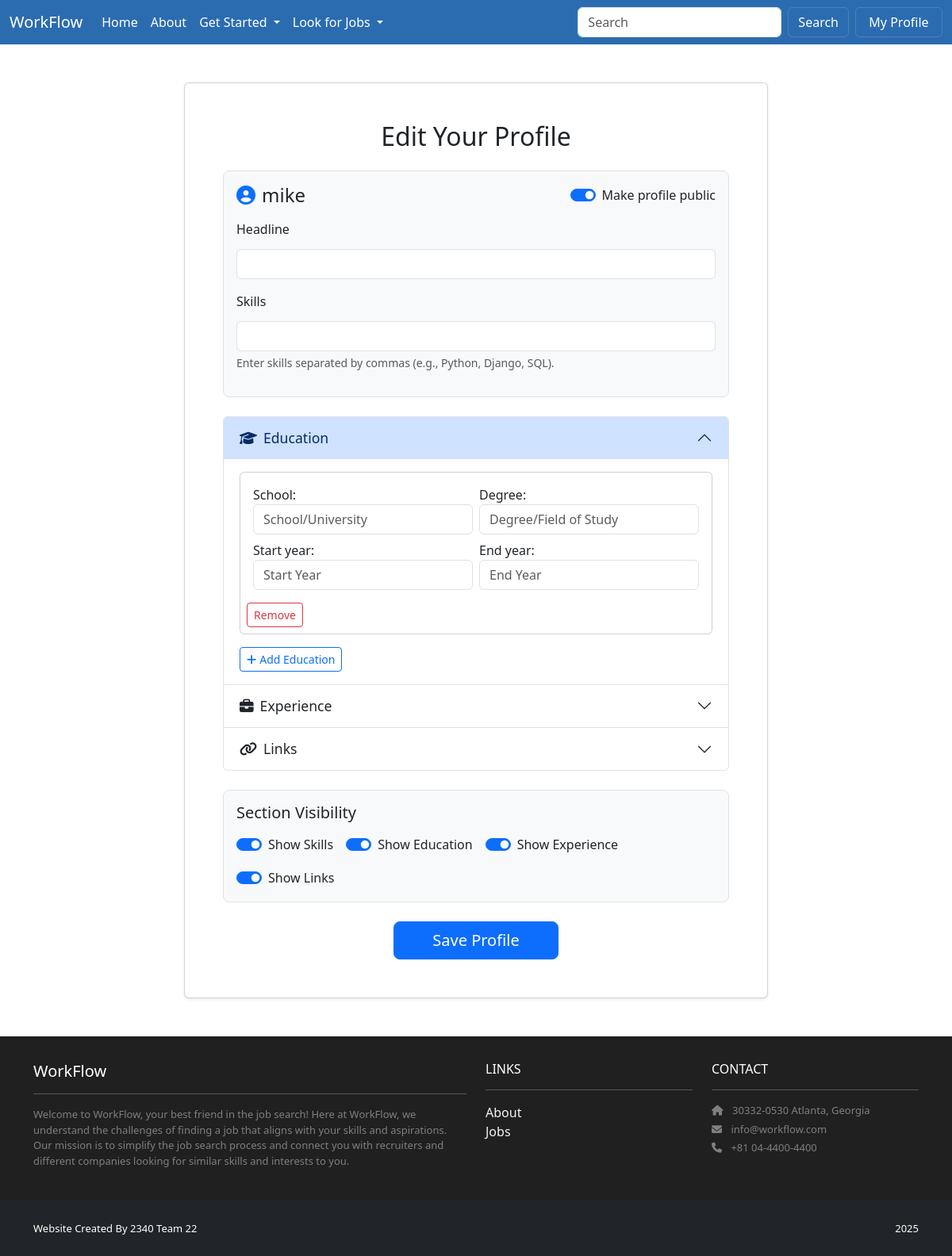
Screenshot of /profiles/me/edit/ (signed in) with the database file from the repository.
### accounts/models.py (models this page shows, shortened)
class CustomUser(AbstractUser):
    class Roles(models.TextChoices):
        SEEKER = 'SEEKER', 'Seeker'
        RECRUITER = 'RECRUITER', 'Recruiter'
    role = models.CharField(max_length=10, choices=Roles.choices)

### profiles/models.py (models this page shows, shortened)
class Profile(models.Model):
    user = models.OneToOneField(User, on_delete=models.CASCADE, related_name='profile')
    headline = models.CharField(max_length=255, blank=True)
    skills = models.TextField(blank=True, help_text='Comma-separated skills')
    is_public = models.BooleanField(default=True)
    show_skills = models.BooleanField(default=True)
    show_education = models.BooleanField(default=True)
    show_experience = models.BooleanField(default=True)
    show_links = models.BooleanField(default=True)

### profiles/views.py (the view)
# urls.py: path('me/edit/', views.profile_edit, name='edit'),
@login_required
def profile_edit(request):
    profile, created = Profile.objects.get_or_create(user=request.user)
    if request.method == 'POST':
        form = ProfileForm(request.POST, instance=profile)
        edu_fs = EducationFormSet(request.POST, instance=profile)
        exp_fs = ExperienceFormSet(request.POST, instance=profile)
        link_fs = LinkFormSet(request.POST, instance=profile)
        if form.is_valid() and edu_fs.is_valid() and exp_fs.is_valid() and link_fs.is_valid():
            form.save()
            edu_fs.save()
            exp_fs.save()
            link_fs.save()
            return redirect('profiles:detail', username=request.user.username)
    else:
        form = ProfileForm(instance=profile)
        edu_fs = EducationFormSet(instance=profile)
        exp_fs = ExperienceFormSet(instance=profile)
        link_fs = LinkFormSet(instance=profile)
    return render(request, 'profiles/profile_form.html', {'form': form, 'edu_fs': edu_fs, 'exp_fs': exp_fs, 'link_fs': link_fs})

### profiles/forms.py
class ProfileForm(forms.ModelForm):
    class Meta:
        model = Profile
        fields = ['headline', 'skills', 'is_public', 'show_skills', 'show_education', 'show_experience', 'show_links']
        widgets = {
            'headline': forms.TextInput(attrs={'class': 'form-control'}),
            'skills': forms.TextInput(attrs={'class': 'form-control'}),
            'is_public': forms.CheckboxInput(attrs={'class': 'form-check-input'}),
            'show_skills': forms.CheckboxInput(attrs={'class': 'form-check-input'}),
            'show_education': forms.CheckboxInput(attrs={'class': 'form-check-input'}),
            'show_experience': forms.CheckboxInput(attrs={'class': 'form-check-input'}),
            'show_links': forms.CheckboxInput(attrs={'class': 'form-check-input'}),
        }

### profiles/templates/profiles/profile_form.html (shortened to what this page needs)
{% extends 'base.html' %}
{% load static %}
{% block content %}
<div class="container my-5">
  <div class="row justify-content-center">
    <div class="col-lg-10 col-xl-8">
      <div class="card shadow-sm">
        <div class="card-body p-4 p-md-5">
          <h2 class="card-title text-center mb-4">Edit Your Profile</h2>
          <form method="post" id="profile-form">
            <div class="p-3 mb-4 bg-light rounded-3 border">
              <div class="d-flex justify-content-between align-items-center mb-3">
                <h4 class="mb-0">
                  <i class="fas fa-user-circle me-2 text-primary"></i>{{ request.user.username }}
                </h4>
                <div class="form-check form-switch">
                  {{ form.is_public }}
                  <label class="form-check-label" for="{{ form.is_public.id_for_label }}">Make profile public</label>
                </div>
              </div>
              <div class="mb-3">
                <label for="{{ form.headline.id_for_label }}" class="form-label">Headline</label>
                {{ form.headline }}
              </div>
              <div class="mb-3">
                <label for="{{ form.skills.id_for_label }}" class="form-label">Skills</label>
                {{ form.skills }}
                <div class="form-text">Enter skills separated by commas (e.g., Python, Django, SQL).</div>
              </div>
            </div>
            <div class="accordion" id="profile-formsets">
              <div class="accordion-item">
                <h2 class="accordion-header" id="heading-edu">
                  <button class="accordion-button" type="button" data-bs-toggle="collapse" data-bs-target="#collapse-edu" aria-expanded="true" aria-controls="collapse-edu">
                    <i class="fas fa-graduation-cap me-2"></i>Education
                  </button>
                </h2>
                <div id="collapse-edu" class="accordion-collapse collapse show" aria-labelledby="heading-edu">
                  <div class="accordion-body">
                    <div id="educations">
                      {% for form in edu_fs %}
                        <div class="formset-row card mb-3">
                          <div class="card-body">
                            <div class="row g-2">
                              <div class="col-md-6">{{ form.school.label_tag }} {{ form.school }}</div>
                              <div class="col-md-6">{{ form.degree.label_tag }} {{ form.degree }}</div>
                              <div class="col-md-6">{{ form.start_year.label_tag }} {{ form.start_year }}</div>
                              <div class="col-md-6">{{ form.end_year.label_tag }} {{ form.end_year }}</div>
                            </div>
                            <button type="button" class="btn btn-sm btn-outline-danger mt-2 remove-row">Remove</button>
                          </div>
                        </div>
                      {% endfor %}
                    </div>
                    <button type="button" id="add-edu" class="btn btn-sm btn-outline-primary"><i class="fas fa-plus me-1"></i>Add Education</button>
                  </div>
                </div>
              </div>
              <div class="accordion-item">
                <h2 class="accordion-header" id="heading-exp">
                  <button class="accordion-button collapsed" type="button" data-bs-toggle="collapse" data-bs-target="#collapse-exp" aria-expanded="false" aria-controls="collapse-exp">
                    <i class="fas fa-briefcase me-2"></i>Experience
                  </button>
                </h2>
              </div>
              <div class="accordion-item">
                <h2 class="accordion-header" id="heading-links">
                  <button class="accordion-button collapsed" type="button" data-bs-toggle="collapse" data-bs-target="#collapse-links" aria-expanded="false" aria-controls="collapse-links">
                    <i class="fas fa-link me-2"></i>Links
                  </button>
                </h2>
              </div>
            </div>
            <div class="mt-4 p-3 bg-light rounded-3 border">
                <h5 class="mb-3">Section Visibility</h5>
                <div class="d-flex flex-wrap gap-3">
                    <div class="form-check form-switch">{{ form.show_skills }} <label for="{{ form.show_skills.id_for_label }}" class="form-check-label">Show Skills</label></div>
                    <div class="form-check form-switch">{{ form.show_education }} <label for="{{ form.show_education.id_for_label }}" class="form-check-label">Show Education</label></div>
                    <div class="form-check form-switch">{{ form.show_experience }} <label for="{{ form.show_experience.id_for_label }}" class="form-check-label">Show Experience</label></div>
                    <div class="form-check form-switch">{{ form.show_links }} <label for="{{ form.show_links.id_for_label }}" class="form-check-label">Show Links</label></div>
                </div>
            </div>
            <div class="text-center mt-4">
              <button type="submit" class="btn btn-primary btn-lg px-5">Save Profile</button>
            </div>
          </form>
        </div>
      </div>
    </div>
  </div>
</div>
{% endblock %}

### jobproject/templates/base.html (style rules this page uses)
html, body { height: 100%; }
body { display: flex; flex-direction: column; min-height: 100vh; }

### profiles/templates/profiles/profile_form.html (style rules this page uses)
.form-label { font-weight: 500; margin-bottom: 0.8rem; }
.accordion-button { font-size: 1.1rem; }
.formset-row .card-body { position: relative; }
.formset-row .remove-row { position: relative; top: 0.5rem; right: 0.5rem; }
.form-check-label { cursor: pointer; }

### rows the page displays
CustomUser: user.username "mike"
Profile: is_public "☑", show_skills "☑", show_education "☑", show_experience "☑", show_links "☑"
